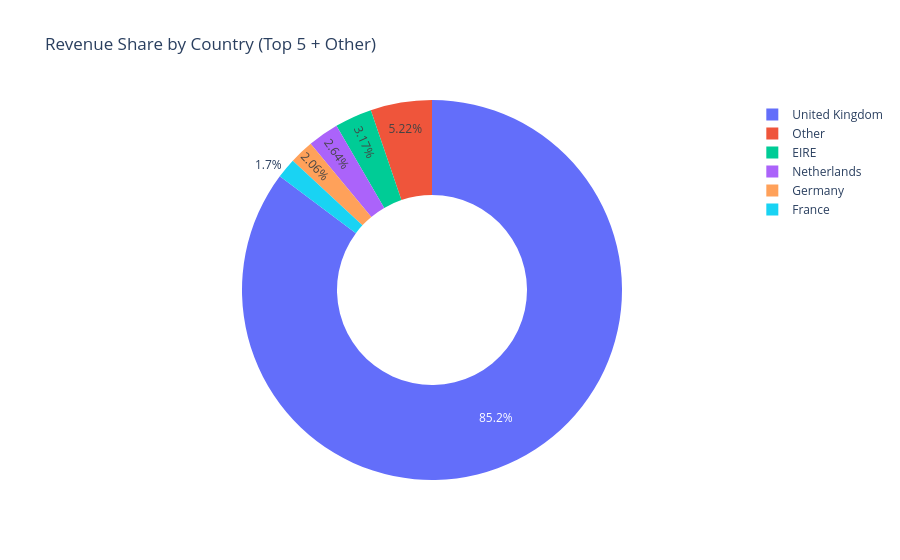

The notebook cell this image was saved under:
### Code cell
# Donut chart: revenue share by country (top 5 + Other)
top5 = country_revenue.head(5)
other_total = country_revenue.iloc[5:].sum()
donut_data = pd.concat([top5, pd.Series({"Other": other_total})])

donut_df = donut_data.reset_index()
donut_df.columns = ["Country", "Revenue"]

fig_donut = px.pie(
    donut_df,
    values="Revenue",
    names="Country",
    title="Revenue Share by Country (Top 5 + Other)",
    hole=0.5,
)
fig_donut.show()

### Figure 1 — Plotly figure (JSON) as saved in the notebook; plotly's stock layout.template omitted (floating-point values rounded to 4 significant figures)
{"data": [{"domain": {"x": [0, 1], "y": [0, 1]}, "hole": 0.5, "hovertemplate": "Country=%{label}<br>Revenue=%{value}<extra></extra>", "labels": ["United Kingdom", "EIRE", "Netherlands", "Germany", "France", "Other"], "legendgroup": "", "name": "", "showlegend": true, "type": "pie", "values": [17870000.0, 664400.0, 554200.0, 431300.0, 356900.0, 1095000.0]}], "layout": {"legend": {"tracegroupgap": 0}, "title": {"text": "Revenue Share by Country (Top 5 + Other)"}}}
